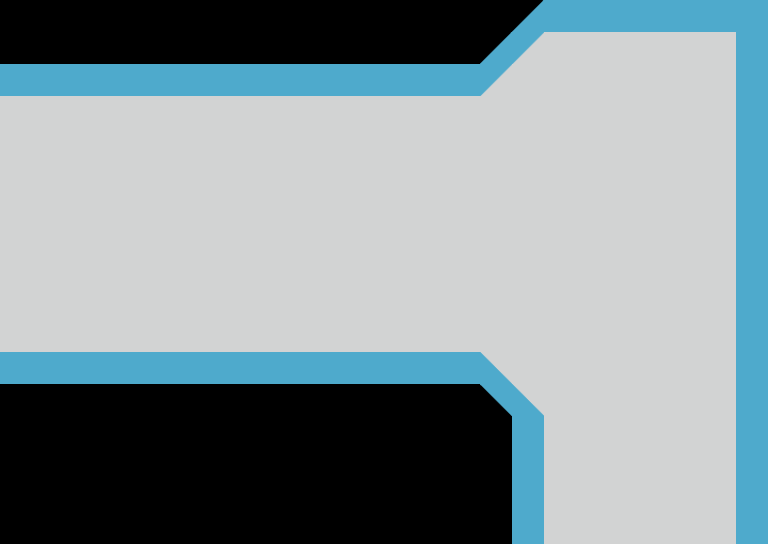

A level layout from a 2D game, rendered from its tile map. Below: a short description, then the map file with tile-grid data replaced by summaries:
An orthogonal 24x17 tile map with 32x32 px tiles, 1 tile layer (tiles) and 8 objects (enemy).

<map version="1.0" orientation="orthogonal" renderorder="right-down" width="24" height="17" tilewidth="32" tileheight="32">
 <tileset firstgid="1" name="temptiles" tilewidth="32" tileheight="32" spacing="2" margin="1">
  <image source="temptiles.png" width="170" height="170" />
 </tileset>
 <layer name="tiles" width="24" height="17">
  <data>[408 cells, 298 non-empty, 6 distinct tile ids]</data>
 </layer>
 <objectgroup name="entities">
  <object name="enemy" x="606" y="160" width="32" height="32">
   <properties>
    <property name="aitype" value="chase" />
    <property name="target_x" value="606" />
    <property name="target_y" value="760" />
   </properties>
  </object>
 </objectgroup>
 <objectgroup name="collision">
  <object x="-0.140787" y="351.957" width="479" height="31" />
  <object x="736" y="1" width="32" height="541.623" />
  <object x="1" y="64.7558" width="478.589" height="31.7705" />
  <object x="544" y="2" width="198.015" height="29.3621" />
  <object x="483" y="351">
   <polygon points="-4.51399,1.00311 59.902,64.1937 30.9716,66.4088 -5.0311,31.4705" />
  </object>
  <object x="510.471" y="415.904" width="32" height="127.836" />
  <object x="479.916" y="64.8793">
   <polygon points="0,0 67.5089,-67.5787 65.1819,-35.9535 -0.302552,31.5553" />
  </object>
 </objectgroup>
</map>
